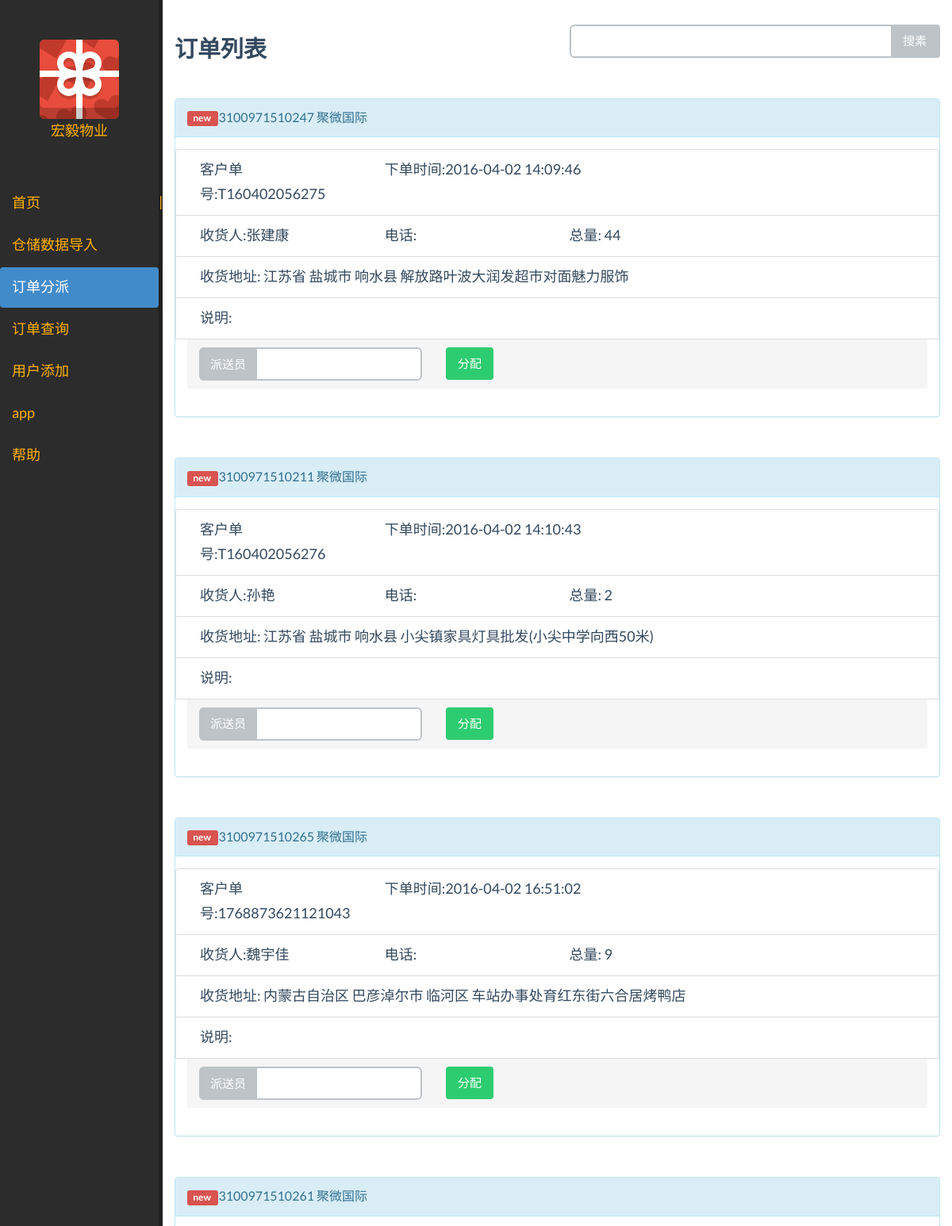
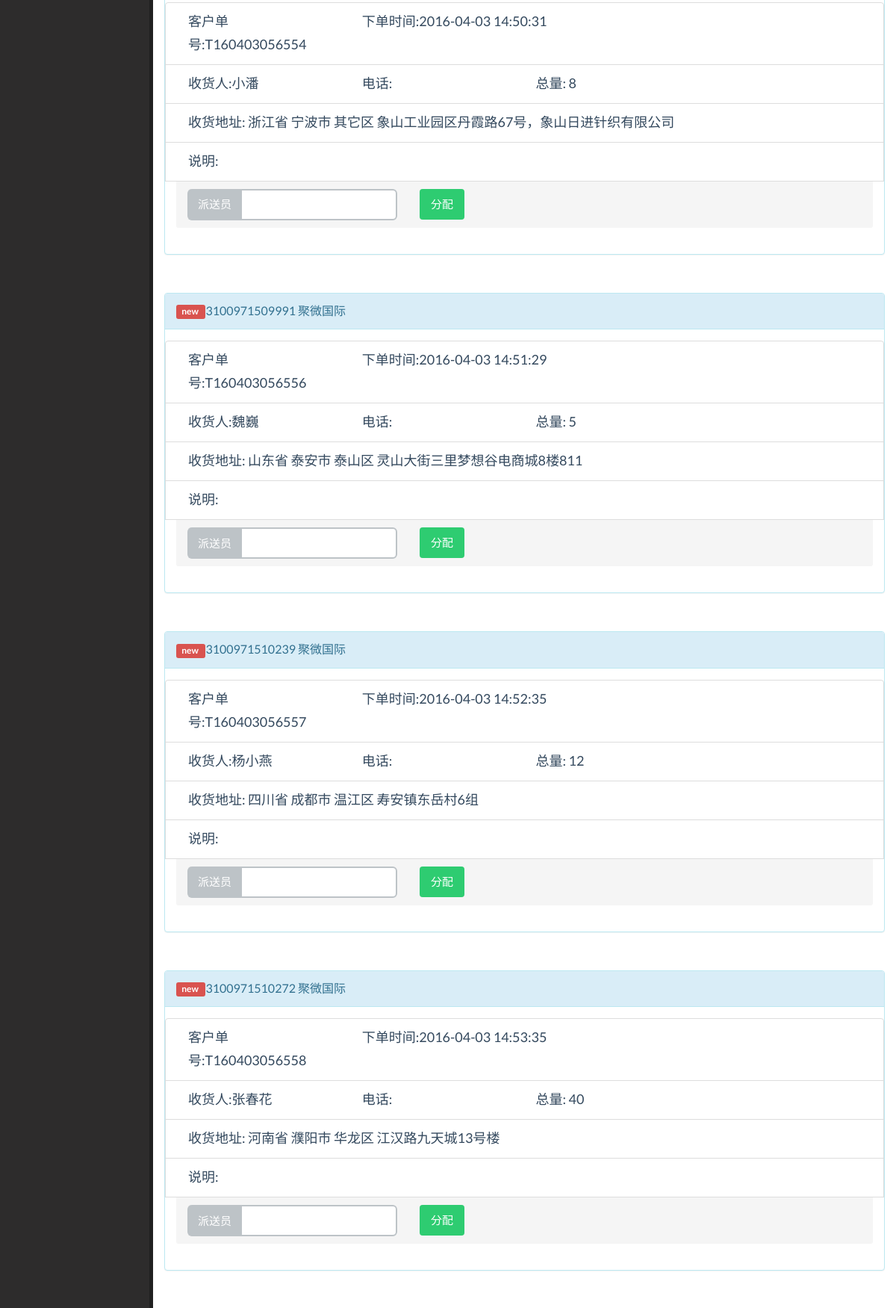
/order_query_page/3 (upper part), run on the app's committed database (2 pictures, top to bottom).
### apps/data/transgodatabase.py (models this page shows, shortened)
class Order(Base):
    __tablename__ = "order"
    ID = Column(String(20), primary_key=True)
    clienter = Column(String(20), nullable=False)
    tick = Column(String(20))
    user = Column(String(6))
    addr = Column(String(128), nullable=False)
    tel = Column(String(11))
    count = Column(Integer)
    express = Column(String(10))
    time = Column(DateTime,
            default=datetime.now)
    descript = Column(String(256))
    print_status = Column(String(5))
    cancel_status = Column(Boolean)
    status = Column(String(10), nullable=False, default="Import")
    courise = Column(Integer, ForeignKey("courise.courise_id"))

### apps/main/views.py (the view)
@main_app.route("/order_query_page/<int:page_number>")
def order_post_page(page_number):
    session = make_session()
    orders = session.query(Order)\
        .filter(Order.status != "Finish")\
        .filter(Order.courise == None)\
        .order_by(Order.time)\
        .limit(PAGE_COUNT)\
        .offset((page_number - 1) * PAGE_COUNT)
    page_num = page_number + 1
    return render_template("order_query_frame.html",
                           orders=orders,
                           num=page_num)

### apps/data/transgodatabase.py (called while the page is built)
def make_session():
    Session = sessionmaker(bind=engine)
    session = Session()
    return session

### templates/order_query_frame.html (shortened to what this page needs)
{% extends "main_frame.html" %}
{% block main_content %}
{% include "order_query.html" %}
{% endblock %}

### templates/order_query.html (shortened to what this page needs)
{% extends "main_content.html" %}
{% block main_content %}
<br/>
<div class="row">
    <div class="col-lg-6">
        <h4>订单列表</h4>
    </div>
    <div class="col-lg-6">
        <div class="input-group">
            <input id="search_order_id" class="form-control" name="" type="text" value=""/>
            <span class="input-group-btn">
                <button class="btn btn-default" onclick="searchOrder()" type="button">
                    搜素
                </button>
            </span>
        </div>
    </div>
</div>
<br/>
{% for order in orders %}
<div class="panel panel-info">
    <div class="panel-heading">
        <div class="panel-title">
            {% if not order.courise %}
            <div class="label label-danger"> new </div>
            {% endif %}
            {{ order.ID }} {{order.clienter}}
        </div>
    </div>
    <div class="panel-body">
        <div class="list-group">
            <div class="row list-group-item">
                <div class="col-xs-3">客户单号:{{order.tick}}</div>
                <div class="col-xs-6">下单时间:{{order.time}}</div>
            </div>
            <div class="row list-group-item">
                <div class="col-xs-3">收货人:{{order.user}}</div>
                <div class="col-xs-3">电话: {{order.tel}}</div>
                <div class="col-xs-3">总量: {{order.count}}</div>
            </div>
            <div class="row list-group-item">
                <div class="col-xs-12">
                    <span>收货地址:</span>
                    <span>{{order.addr}}</span>
                </div>
            </div>
            <div class="row list-group-item">
                <div class="col-xs-12">
                    <span>说明:</span>
                </div>
            </div>
            <div class="panel-footer">
            {% if order.courise %}
            <div class="row">
                <div class="col-md-4">
                    <div class="input-group">
                        <sapn class="input-group-addon">派送员</sapn>
                        <input type="text" class="form-control" value="{{order.courise}}" readonly/>
                    </div>
                </div>
            </div>
            {% else %}
            <div class="row">
                <div class="col-md-4">
                    <div class="input-group">
                        <sapn class="input-group-addon">派送员</sapn>
                        <input type="text" id="{{order.ID}}_post" class="form-control">
                    </div>
                </div>
                <span class="col-md-1">
                    <input type="button" class="btn btn-success" data-id="{{order.ID}}" value="分配" onclick=javascript:post_order("{{order.ID}}")></input>
                </span>
            </div>
            {% endif %}
            </div>
        </div>
    </div>
</div>
<br/>
{% endfor %}
{% endblock %}

### data on the page
Order: shows "new", ID "3100971510247", clienter "聚微国际", tick "T160402056275", time "2016-04-02 14:09:46", user "张建康", count "44", addr "江苏省 盐城市 响水县 解放路叶波大润发超市对面魅力服饰"
Order: shows "new", ID "3100971510211", clienter "聚微国际", tick "T160402056276", time "2016-04-02 14:10:43", user "孙艳", count "2", addr "江苏省 盐城市 响水县 小尖镇家具灯具批发(小尖中学向西50米)"
Order: shows "new", ID "3100971510265", clienter "聚微国际", tick "1768873621121043", time "2016-04-02 16:51:02", user "魏宇佳", count "9", addr "内蒙古自治区 巴彦淖尔市 临河区 车站办事处育红东街六合居烤鸭店"
Order: shows "new", ID "3100971510261", clienter "聚微国际", tick "T160403056554", time "2016-04-03 14:50:31", user "小潘", count "8", addr "浙江省 宁波市 其它区 象山工业园区丹霞路67号，象山日进针织有限公司"
Order: shows "new", ID "3100971509991", clienter "聚微国际", tick "T160403056556", time "2016-04-03 14:51:29", user "魏巍", count "5", addr "山东省 泰安市 泰山区 灵山大街三里梦想谷电商城8楼811"
Order: shows "new", ID "3100971510239", clienter "聚微国际", tick "T160403056557", time "2016-04-03 14:52:35", user "杨小燕", count "12", addr "四川省 成都市 温江区 寿安镇东岳村6组"
Order: shows "new", ID "3100971510272", clienter "聚微国际", tick "T160403056558", time "2016-04-03 14:53:35", user "张春花", count "40", addr "河南省 濮阳市 华龙区 江汉路九天城13号楼"
